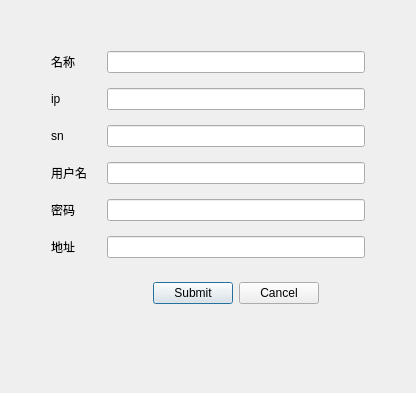
<?xml version="1.0" encoding="UTF-8"?>
<ui version="4.0">
 <class>Dialog</class>
 <widget class="QDialog" name="Dialog">
  <property name="geometry">
   <rect>
    <x>0</x>
    <y>0</y>
    <width>416</width>
    <height>393</height>
   </rect>
  </property>
  <property name="windowTitle">
   <string>Dialog</string>
  </property>
  <layout class="QGridLayout" name="gridLayout_3">
   <item row="0" column="0">
    <layout class="QVBoxLayout" name="verticalLayout">
     <property name="spacing">
      <number>10</number>
     </property>
     <property name="leftMargin">
      <number>20</number>
     </property>
     <property name="topMargin">
      <number>20</number>
     </property>
     <property name="rightMargin">
      <number>20</number>
     </property>
     <property name="bottomMargin">
      <number>20</number>
     </property>
     <item>
      <widget class="QWidget" name="widget" native="true">
       <property name="layoutDirection">
        <enum>Qt::LeftToRight</enum>
       </property>
       <layout class="QGridLayout" name="gridLayout">
        <property name="leftMargin">
         <number>20</number>
        </property>
        <property name="topMargin">
         <number>20</number>
        </property>
        <property name="rightMargin">
         <number>20</number>
        </property>
        <property name="bottomMargin">
         <number>0</number>
        </property>
        <item row="0" column="0">
         <layout class="QFormLayout" name="formLayout">
          <property name="horizontalSpacing">
           <number>20</number>
          </property>
          <property name="verticalSpacing">
           <number>15</number>
          </property>
          <item row="0" column="0">
           <widget class="QLabel" name="label">
            <property name="text">
             <string>名称</string>
            </property>
           </widget>
          </item>
          <item row="0" column="1">
           <widget class="QLineEdit" name="lineEdit_name"/>
          </item>
          <item row="1" column="0">
           <widget class="QLabel" name="label_2">
            <property name="text">
             <string>ip</string>
            </property>
           </widget>
          </item>
          <item row="1" column="1">
           <widget class="QLineEdit" name="lineEdit_ip"/>
          </item>
          <item row="2" column="0">
           <widget class="QLabel" name="label_3">
            <property name="text">
             <string>sn</string>
            </property>
           </widget>
          </item>
          <item row="2" column="1">
           <widget class="QLineEdit" name="lineEdit_sn"/>
          </item>
          <item row="3" column="0">
           <widget class="QLabel" name="label_5">
            <property name="text">
             <string>用户名</string>
            </property>
           </widget>
          </item>
          <item row="3" column="1">
           <widget class="QLineEdit" name="lineEdit_username"/>
          </item>
          <item row="4" column="0">
           <widget class="QLabel" name="label_4">
            <property name="text">
             <string>密码</string>
            </property>
           </widget>
          </item>
          <item row="4" column="1">
           <widget class="QLineEdit" name="lineEdit_password"/>
          </item>
          <item row="5" column="0">
           <widget class="QLabel" name="label_6">
            <property name="text">
             <string>地址</string>
            </property>
           </widget>
          </item>
          <item row="5" column="1">
           <widget class="QLineEdit" name="lineEdit_url"/>
          </item>
          <item row="6" column="1">
           <widget class="QWidget" name="widget_2" native="true">
            <layout class="QHBoxLayout" name="horizontalLayout">
             <item>
              <spacer name="horizontalSpacer">
               <property name="orientation">
                <enum>Qt::Horizontal</enum>
               </property>
               <property name="sizeHint" stdset="0">
                <size>
                 <width>40</width>
                 <height>20</height>
                </size>
               </property>
              </spacer>
             </item>
             <item>
              <widget class="QPushButton" name="pushButton_submit">
               <property name="cursor">
                <cursorShape>PointingHandCursor</cursorShape>
               </property>
               <property name="text">
                <string>Submit</string>
               </property>
              </widget>
             </item>
             <item>
              <widget class="QPushButton" name="pushButton_cancel">
               <property name="cursor">
                <cursorShape>PointingHandCursor</cursorShape>
               </property>
               <property name="text">
                <string>Cancel</string>
               </property>
              </widget>
             </item>
             <item>
              <spacer name="horizontalSpacer_2">
               <property name="orientation">
                <enum>Qt::Horizontal</enum>
               </property>
               <property name="sizeHint" stdset="0">
                <size>
                 <width>40</width>
                 <height>20</height>
                </size>
               </property>
              </spacer>
             </item>
            </layout>
           </widget>
          </item>
         </layout>
        </item>
       </layout>
      </widget>
     </item>
    </layout>
   </item>
  </layout>
 </widget>
 <resources/>
 <connections/>
</ui>
